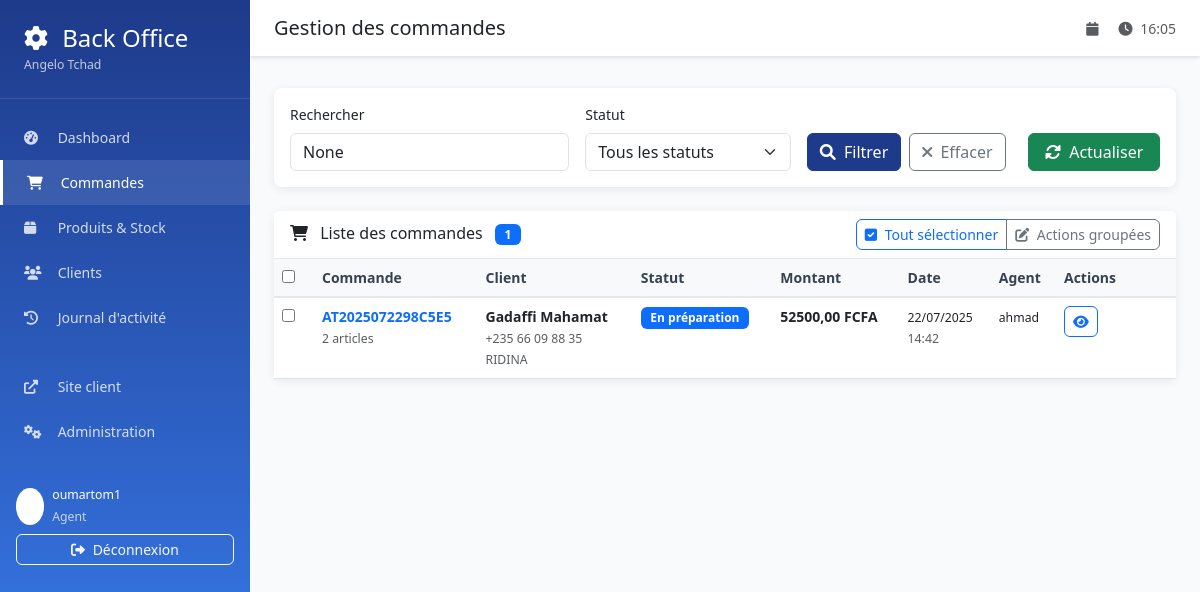
The app's page /backoffice/orders/ (signed in), older data.
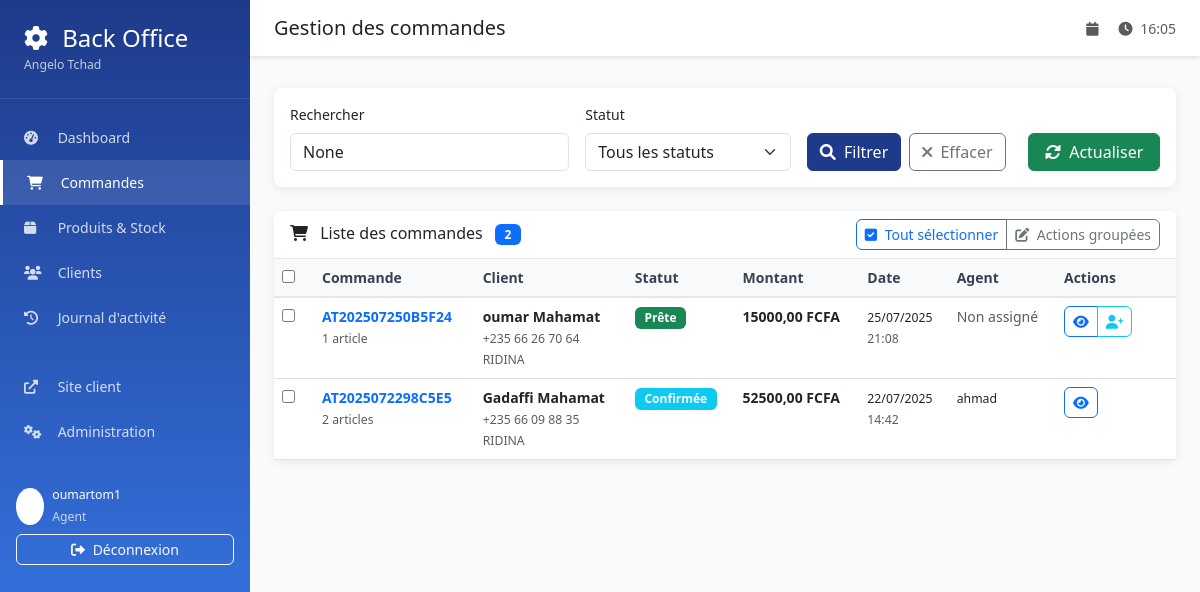
The same page, newer data.
### orders/models.py (models this page shows, shortened)
class Order(models.Model):
    STATUS_CHOICES = [
        ('pending', 'En attente'),
        ('confirmed', 'Confirmée'),
        ('preparing', 'En préparation'),
        ('ready', 'Prête'),
        ('delivered', 'Livrée'),
        ('cancelled', 'Annulée'),
    ]
    order_number = models.CharField(
        max_length=20,
        unique=True,
        verbose_name="Numéro de commande"
    )
    client = models.ForeignKey(
        Client,
        on_delete=models.CASCADE,
        verbose_name="Client"
    )
    status = models.CharField(
        max_length=20,
        choices=STATUS_CHOICES,
        default='pending',
        verbose_name="Statut"
    )
    total_amount = models.DecimalField(
        max_digits=10,
        decimal_places=2,
        default=0,
        verbose_name="Montant total"
    )
    notes = models.TextField(blank=True, verbose_name="Notes")
    created_at = models.DateTimeField(auto_now_add=True, verbose_name="Date de création")
    updated_at = models.DateTimeField(auto_now=True)
    confirmed_at = models.DateTimeField(null=True, blank=True, verbose_name="Date de confirmation")
    delivered_at = models.DateTimeField(null=True, blank=True, verbose_name="Date de livraison")
    assigned_agent = models.ForeignKey(
        User,
        on_delete=models.SET_NULL,
        null=True,
        blank=True,
        verbose_name="Agent assigné"
    )
    stock_deducted = models.BooleanField(default=False, verbose_name="Stock déduit")
    class Meta:
        verbose_name = "Commande"
        verbose_name_plural = "Commandes"
        ordering = ['-created_at']
    @property
    def status_display(self):
        return dict(self.STATUS_CHOICES)[self.status]

class Client(models.Model):
    first_name = models.CharField(max_length=100, verbose_name="Prénom")
    last_name = models.CharField(max_length=100, verbose_name="Nom")
    phone_regex = RegexValidator(
        regex=r'^\+235\s?\d{2}\s?\d{2}\s?\d{2}\s?\d{2}$',
        message="Le numéro doit être au format: +235 XX XX XX XX"
    )
    phone_number = models.CharField(
        validators=[phone_regex],
        max_length=17,
        verbose_name="Numéro de téléphone"
    )
    neighborhood = models.CharField(max_length=200, verbose_name="Quartier")
    address_details = models.TextField(blank=True, verbose_name="Détails de l'adresse")
    created_at = models.DateTimeField(auto_now_add=True)
    class Meta:
        verbose_name = "Client"
        verbose_name_plural = "Clients"
        ordering = ['last_name', 'first_name']
    @property
    def full_name(self):
        return f"{self.first_name} {self.last_name}"

### backoffice/views.py (the view, shortened to what this page needs)
# urls.py: path('orders/', views.orders_list, name='orders_list'),
@login_required
def orders_list(request):
    orders = Order.objects.select_related('client', 'assigned_agent').order_by('-created_at')
    status_filter = request.GET.get('status')
    if status_filter:
        orders = orders.filter(status=status_filter)
    search = request.GET.get('search')
    paginator = Paginator(orders, 20)
    page_number = request.GET.get('page')
    page_obj = paginator.get_page(page_number)
    context = {
        'page_obj': page_obj,
        'status_filter': status_filter,
        'search': search,
        'status_choices': Order.STATUS_CHOICES,
    }
    return render(request, 'backoffice/orders_list.html', context)

### templates/backoffice/orders_list.html (shortened to what the changed rows need)
{% extends 'backoffice/base.html' %}
{% block content %}
<div class="card">
    <div class="card-header d-flex justify-content-between align-items-center">
        <h6 class="mb-0">
            <i class="fas fa-shopping-cart me-2"></i>
            Liste des commandes
            {% if page_obj.paginator.count %}
                <span class="badge bg-primary ms-2">{{ page_obj.paginator.count }}</span>
            {% endif %}
        </h6>
    </div>
    <div class="card-body p-0">
        {% if page_obj %}
            <div class="table-responsive">
                <table class="table table-hover mb-0">
                    <thead class="table-light">
                        <tr>
                            <th width="40">
                                <input type="checkbox" id="selectAllCheckbox" onchange="toggleAll(this)">
                            </th>
                            <th>Commande</th>
                            <th>Client</th>
                            <th>Statut</th>
                            <th>Montant</th>
                            <th>Date</th>
                            <th>Agent</th>
                            <th width="120">Actions</th>
                        </tr>
                    </thead>
                    <tbody>
                        {% for order in page_obj %}
                            <tr>
                                <td>
                                    <input type="checkbox" class="order-checkbox" value="{{ order.id }}">
                                </td>
                                <td>
                                    <div>
                                        <strong class="text-primary">{{ order.order_number }}</strong>
                                        <br>
                                        <small class="text-muted">
                                            {{ order.items.count }} article{{ order.items.count|pluralize }}
                                        </small>
                                    </div>
                                </td>
                                <td>
                                    <div>
                                        <strong>{{ order.client.full_name }}</strong>
                                        <br>
                                        <small class="text-muted">{{ order.client.phone_number }}</small>
                                        <br>
                                        <small class="text-muted">{{ order.client.neighborhood }}</small>
                                    </div>
                                </td>
                                <td>
                                    {% if order.status == 'pending' %}
                                        <span class="badge bg-warning">{{ order.status_display }}</span>
                                    {% elif order.status == 'confirmed' %}
                                        <span class="badge bg-info">{{ order.status_display }}</span>
                                    {% elif order.status == 'preparing' %}
                                        <span class="badge bg-primary">{{ order.status_display }}</span>
                                    {% elif order.status == 'ready' %}
                                        <span class="badge bg-success">{{ order.status_display }}</span>
                                    {% elif order.status == 'delivered' %}
                                        <span class="badge bg-success">{{ order.status_display }}</span>
                                    {% elif order.status == 'cancelled' %}
                                        <span class="badge bg-danger">{{ order.status_display }}</span>
                                    {% endif %}
                                </td>
                                <td>
                                    <strong>{{ order.total_amount }} FCFA</strong>
                                </td>
                                <td>
                                    <div>
                                        <small>{{ order.created_at|date:"d/m/Y" }}</small>
                                        <br>
                                        <small class="text-muted">{{ order.created_at|date:"H:i" }}</small>
                                    </div>
                                </td>
                                <td>
                                    {% if order.assigned_agent %}
                                        <small>{{ order.assigned_agent.get_full_name|default:order.assigned_agent.username }}</small>
                                    {% else %}
                                        <span class="text-muted">Non assigné</span>
                                    {% endif %}
                                </td>
                                <td>
                                    <div class="btn-group" role="group">
                                        <a href="{% url 'backoffice:order_detail' order.id %}"
                                           class="btn btn-outline-primary btn-sm" title="Voir détails">
                                            <i class="fas fa-eye"></i>
                                        </a>
                                        {% if not order.assigned_agent %}
                                            <button class="btn btn-outline-info btn-sm"
                                                    onclick="assignToMe({{ order.id }})" title="M'assigner">
                                                <i class="fas fa-user-plus"></i>
                                            </button>
                                        {% endif %}
                                    </div>
                                </td>
                            </tr>
                        {% endfor %}
                    </tbody>
                </table>
            </div>
        {% endif %}
    </div>
</div>
{% endblock %}

Row changes from the older to the newer data that the page shows:
added Order: order_number "AT202507250B5F24", items.count "1", client.full_name "oumar Mahamat", client.phone_number "+235 66 26 70 64", client.neighborhood "RIDINA", status_display "Prête", total_amount "15000,00", created_at "25/07/2025", created_at "21:08", shows "Non assigné"
changed Order "AT2025072298C5E5": status "preparing" → "confirmed" (drawn); status_display "En préparation" → "Confirmée"
Text that changed along with them:
{{ page_obj.paginator.count }}: "1" → "2"
